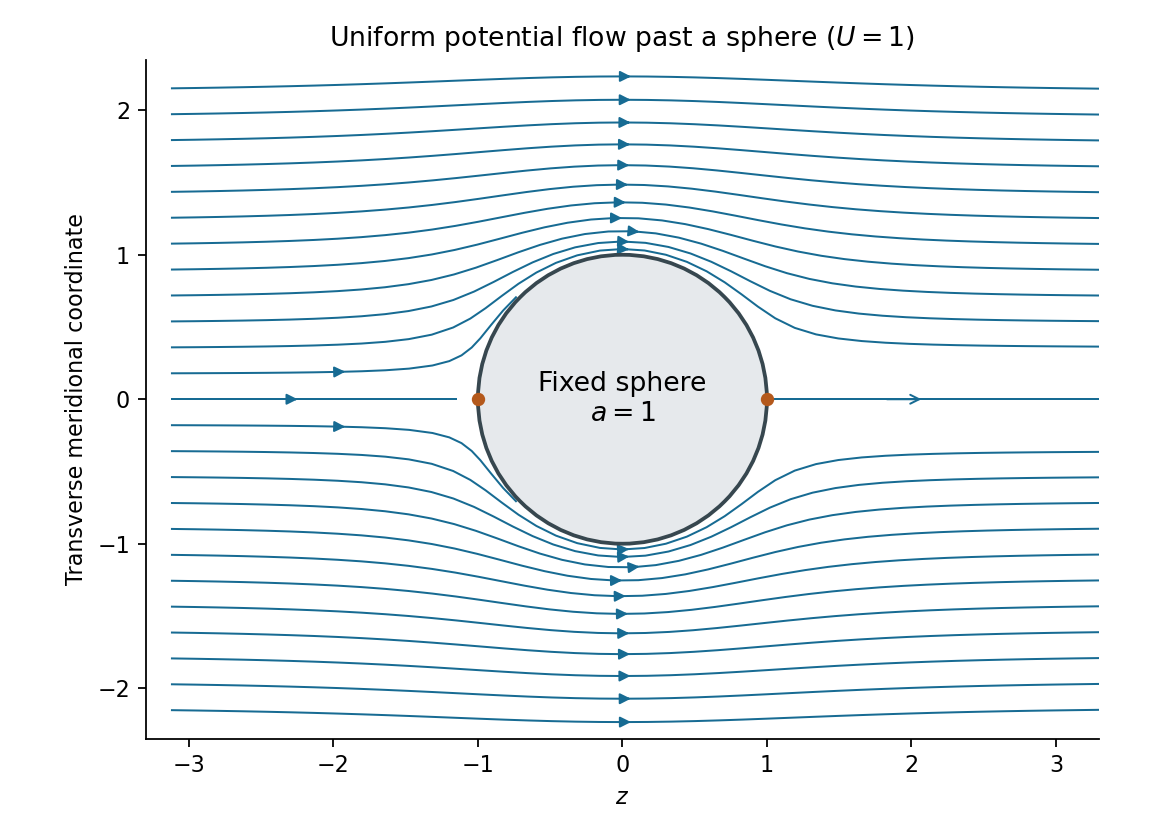

Source code (Python):
"""Oxford A10 (2015), Q1: meridional streamlines past a fixed sphere.

Writes 2015-sphere-streamlines.png in the current working directory.
Tested with Python 3.14.4, NumPy 2.3.5, Matplotlib 3.10.7; root pyproject.toml.
"""

import matplotlib

matplotlib.use("Agg")
import matplotlib.pyplot as plt
import numpy as np


def main():
    z = np.linspace(-3.3, 3.3, 480)
    s = np.linspace(-2.35, 2.35, 360)
    Z, S = np.meshgrid(z, s)
    r = np.maximum(np.hypot(Z, S), 1e-3)
    axial = 1 + 0.5 / r**3 - 1.5 * Z**2 / r**5
    transverse = -1.5 * Z * S / r**5
    mask = r <= 1.015
    axial = np.ma.masked_where(mask, axial)
    transverse = np.ma.masked_where(mask, transverse)
    fig, ax = plt.subplots(figsize=(7.3, 5.2), facecolor="white")
    starts = np.column_stack((-3.29*np.ones(25), np.linspace(-2.15, 2.15, 25)))
    ax.streamplot(z, s, axial, transverse, density=1.35, color="#176b93",
                  linewidth=0.9, arrowsize=1.0, start_points=starts,
                  integration_direction="forward", broken_streamlines=False, maxlength=8)
    ax.add_patch(plt.Circle((0, 0), 1, facecolor="#e6e9ec", edgecolor="#37474f", lw=1.7, zorder=5))
    ax.plot([1.02, 3.3], [0, 0], color="#176b93", lw=.9)
    ax.annotate("", xy=(2.1, 0), xytext=(1.8, 0),
                arrowprops={"arrowstyle": "->", "color": "#176b93", "lw": .9})
    ax.plot([-1, 1], [0, 0], "o", color="#b4591c", ms=5, zorder=6)
    ax.text(0, 0, "Fixed sphere\n$a=1$", ha="center", va="center", fontsize=12, zorder=6)
    ax.set(xlim=(-3.3, 3.3), ylim=(-2.35, 2.35), aspect="equal", xlabel="$z$",
           ylabel="Transverse meridional coordinate", title="Uniform potential flow past a sphere ($U=1$)")
    ax.spines[["top", "right"]].set_visible(False)
    fig.tight_layout()
    fig.savefig("2015-sphere-streamlines.png", dpi=160, facecolor="white", transparent=False)
    plt.close(fig)


if __name__ == "__main__":
    main()
